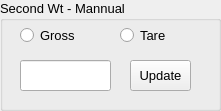
    <widget class="QGroupBox" name="groupBox_3">
     <property name="geometry">
      <rect>
       <x>1070</x>
       <y>210</y>
       <width>221</width>
       <height>111</height>
      </rect>
     </property>
     <property name="font">
      <font>
       <pointsize>10</pointsize>
      </font>
     </property>
     <property name="title">
      <string>Second Wt - Mannual</string>
     </property>
     <widget class="QRadioButton" name="radioButton_7">
      <property name="geometry">
       <rect>
        <x>20</x>
        <y>20</y>
        <width>81</width>
        <height>31</height>
       </rect>
      </property>
      <property name="font">
       <font>
        <pointsize>10</pointsize>
       </font>
      </property>
      <property name="text">
       <string>Gross</string>
      </property>
      <property name="checked">
       <bool>false</bool>
      </property>
     </widget>
     <widget class="QRadioButton" name="radioButton_8">
      <property name="geometry">
       <rect>
        <x>120</x>
        <y>20</y>
        <width>71</width>
        <height>31</height>
       </rect>
      </property>
      <property name="font">
       <font>
        <pointsize>10</pointsize>
       </font>
      </property>
      <property name="text">
       <string>Tare</string>
      </property>
      <property name="checked">
       <bool>false</bool>
      </property>
     </widget>
     <widget class="QLineEdit" name="lineEdit_9">
      <property name="geometry">
       <rect>
        <x>20</x>
        <y>60</y>
        <width>91</width>
        <height>31</height>
       </rect>
      </property>
      <property name="font">
       <font>
        <family>MS Shell Dlg 2</family>
        <pointsize>10</pointsize>
       </font>
      </property>
     </widget>
     <widget class="QPushButton" name="pushButton_15">
      <property name="geometry">
       <rect>
        <x>130</x>
        <y>60</y>
        <width>61</width>
        <height>31</height>
       </rect>
      </property>
      <property name="font">
       <font>
        <family>MS Shell Dlg 2</family>
        <pointsize>10</pointsize>
       </font>
      </property>
      <property name="text">
       <string>Update</string>
      </property>
     </widget>
    </widget>
